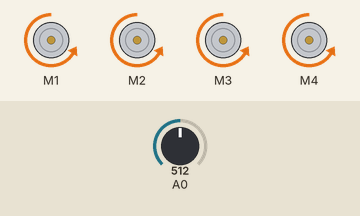
Simulated run of this sketch. Board: Arduino Uno, built with avr-gcc and run on an emulated ATmega328P. Parts: 4 × DC motor (green arrow = forward, orange = backward, longer = faster). Inputs (shaded band) come from the test bench; at power-on: A0 = 512.

Above: at 6.2 s.
6.3 s: A0 set to 450
At 8.3 s:
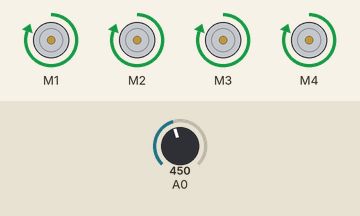
13.3 s: A0 set to 470
At 18.6 s:
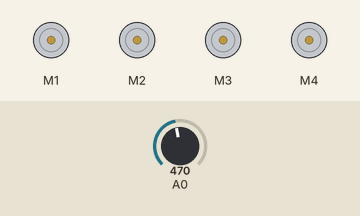
20.3 s: A0 set to 306
Timing chart, 0 to 32.8 s (numbered marks = the images above; inputs shaded):
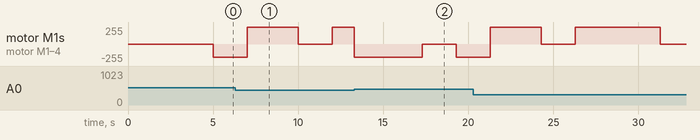

The sketch:

project41.ino
```cpp
// Project 41 - Detecting Robot Vehicle Collisions with IR Distance Sensor
#include <AFMotor.h>

AF_DCMotor motor1(1); // set-up instances of each motor
AF_DCMotor motor2(2);
AF_DCMotor motor3(3);
AF_DCMotor motor4(4);
boolean crash = false;

void goBackward(int speed, int duration)
{
  motor1.setSpeed(speed);
  motor2.setSpeed(speed);
  motor3.setSpeed(speed);
  motor4.setSpeed(speed);
  motor1.run(BACKWARD);
  motor2.run(BACKWARD);
  motor3.run(BACKWARD);
  motor4.run(BACKWARD);
  delay(duration);
  motor1.run(RELEASE);
  motor2.run(RELEASE);
  motor3.run(RELEASE);
  motor4.run(RELEASE);
}

void checkDistance()
{
  if (analogRead(0) > 460)
  {
    crash = true;
  }
}

void goForward(int duration, int speed)
{
  long a, b;
  boolean move = true;
  a = millis();
  do
  {
    checkDistance();
    if (crash == false)
    {
      motor1.setSpeed(speed);
      motor2.setSpeed(speed);
      motor3.setSpeed(speed);
      motor4.setSpeed(speed);
      motor1.run(FORWARD);
      motor2.run(FORWARD);
      motor3.run(FORWARD);
      motor4.run(FORWARD);
    }
    if (crash == true)
    {
      goBackward(200, 2000);
      crash = false;
    }
    b = millis() - a;
    if (b >= duration)
    {
      move = false;
    }
  }
  while (move != false);
  // stop motors
  motor1.run(RELEASE);
  motor2.run(RELEASE);
  motor3.run(RELEASE);
  motor4.run(RELEASE);
}

void setup()
{
  delay(5000);
}


void loop()
{
  goForward(5000, 255);
  delay(2000);
}
```
